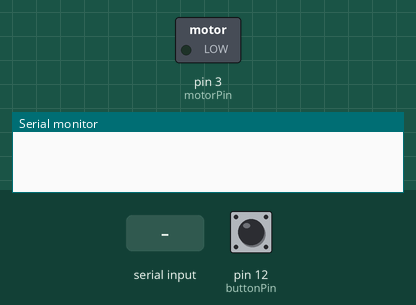
This sketch was run on a simulated Arduino Uno, built with avr-gcc and run on an emulated ATmega328P. Shown: switched loads named in the sketch (green lamp = pin HIGH), the last lines printed to the serial monitor. The inputs (shaded band) are chosen by the test bench; at power-on: pin 12 (buttonPin) LOW.

Above: at 1.2 s.
1.3 s: "90,45\n" received over Serial
At 2.1 s:
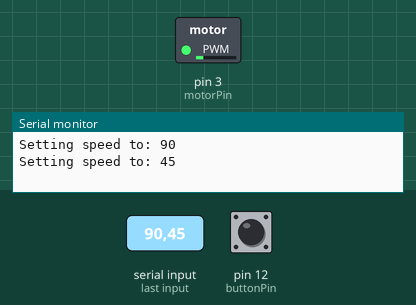
3.8 s: "30,150\n" received over Serial
At 4.4 s:
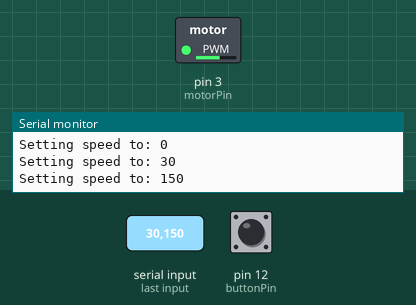
6.3 s: "200\n" received over Serial
At 7.1 s:
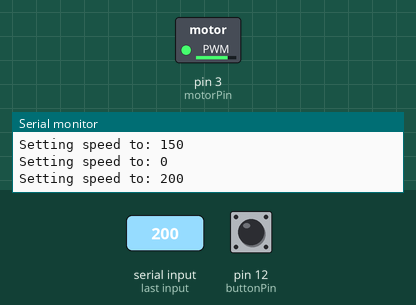
Timing chart, 0 to 9.3 s (numbered marks = the images above; inputs shaded):
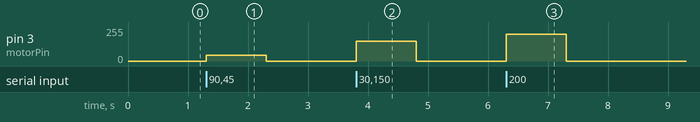

Measured:
- after the input at 1.3 s, pin 3 (motorPin): 0/255 → 45/255 at once, → 0/255 1.0 s later
- after the input at 3.8 s, pin 3 (motorPin): 0/255 → 150/255 at once, → 0/255 1.0 s later
- after the input at 6.3 s, pin 3 (motorPin): 0/255 → 200/255 at once, → 0/255 1.0 s later

The sketch:

Sandbox_15_SerialMotoring.ino
```cpp
// Sandbox 15: Serial Motoring

/* Motors make the world go round. Well, not literally, but they make a lot
   things we use every day spin and actuate. There are tiny vibration motors in
   cell phones, speedy motors that spin CDs and Blu-Ray discs, and of course,
   massive engine motors that help propel our cars. In this experiment we’ll
   explore one of the most fundamental motor types out there - DC motors - and
   we’ll tell the Sandbox precisely how fast we want the motor to spin.

   In this experiment we'll use analog output to control a motor. We can PWM
   them just like we do to dim LEDs.

   We'll also be exploring the subject of Serial input. In addition to Serial
   printing out to the serial monitor, we'll be reading data in from it too. To
   do that we'll use Serial.available() to check if any data is there, and
   Serial.parseInt() to read it in.
*/

const int slidePin = A3;	// Slide pot is connected to A3
const int motorPin = 3;		// DC motor is connected to pin 3
const int buttonPin = 12;	// Button is connected to pin 12

void setup()
{
	pinMode(slidePin, INPUT);	// Set the slide pot as an input
	pinMode(buttonPin, INPUT);	// Set the button as an input

	pinMode(motorPin, OUTPUT);		// Set the motor as an output
	digitalWrite(motorPin, LOW);	// Turn the motor off.

	Serial.begin(9600);	// Initialize serial, set the baud rate to 9600
}

void loop()
{
	// Serial.available() will return 0 if nothing has been sent to the serial
	// monitor.
	// If one or more characters have been sent to the Serial Monitor, the
	// Serial.available() function will return that number (1 or greater).
	if (Serial.available())	// If data has been sent to the serial monitor
	{
		// Create a varaible, speed, and read the data from the serial monitor
		// into it. parseInt() reads in a number of characters and turns them
		// into a single integer value.
		int speed = Serial.parseInt();

		// Since we're using speed with analogWrite, we need to constrain its
		// value between 0 and 255. The constrain function will do that for us!
		speed = constrain(speed, 0, 255);	// Constrain speed between 0 and 255

		// Print a message, tell us what we just told the Serial Monitor:
		Serial.print("Setting speed to: ");
		Serial.println(speed);

		// We can set the speed of the motor with the analogWrite function. It's
		// just like dimming an LED, but this time we're dimming the speed
		// of a motor.
		analogWrite(motorPin, speed);
	}

	// If the button is pressed, we'll halt the motor
	if (digitalRead(buttonPin))
	{
		// Set the motor output to LOW (off):
		digitalWrite(motorPin, LOW);

		Serial.println("Stopping!");	// Let us know through the serial monitor

		delay(250);	// "Debounce" the switch, by delaying for a short moment
	}
}
```
